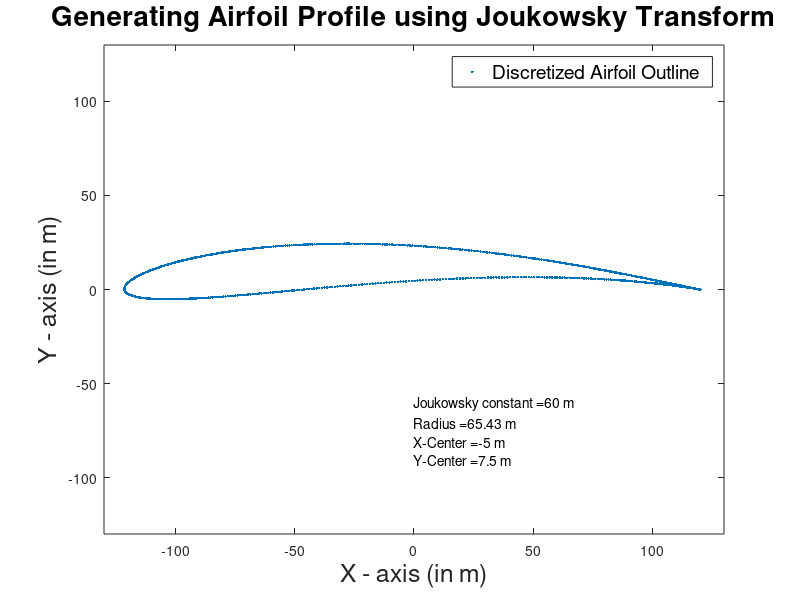

Write the MATLAB code that produced this figure. (Note: this script raises an error after producing the figure.)
clc
clear

%%%%%%%% Airfoil Profile generated according to Airfoil_joukowsky.m program %%%%%%%%
%%%%% Configuration %%%%%
r = 65.43;
c = 60;
C_x = -5;
C_y = 7.5;
%%%%%%%%%%%%%%%%%%%%%%%%%

%%%%% Tranform preparation %%%%%
th = 0:pi/360:2*pi;
cir = [r*cos(th)+C_x;r*sin(th)+C_y];
zeta = complex(cir(1,:),cir(2,:));

%%%%% Joukowsky Transform %%%%%
airfcom = zeta + c^2*zeta.^-1;
airf = [real(airfcom);imag(airfcom)];

%%%%% Airfoil Profile plot %%%%%
figure(1)
plot(airf(1,:),airf(2,:),'.')

%%%%% Plot Configuration %%%%%
title('Generating Airfoil Profile using Joukowsky Transform','FontSize',20);
legend('Discretized Airfoil Outline','FontSize',14);
xlabel('X - axis (in m)','FontSize',18);
ylabel('Y - axis (in m)','FontSize',18);
axis([-130 130 -130 130]);
cprint = strcat('Joukowsky constant = ',num2str(c),' m');
rprint = strcat('Radius = ',num2str(r),' m');
c_xprint = strcat('X-Center = ',num2str(C_x),' m');
c_yprint = strcat('Y-Center = ',num2str(C_y),' m');
t = text(0,-75,{cprint,rprint,c_xprint,c_yprint});
t.FontSize = 16
grid on
%%%%%%%%%%%%%%%%%%%%%%%%%%%%%%%%%%%%%%%%%%%%%%%%%%%%%%%%%%%%%%

%%%%%%%%%%%%%%%% Wing Design in 3-dimension %%%%%%%%%%%%%%%%%%

%%%%%%%%% Developing surface of a simple wing %%%%%%%%%%%%%%%

%%%%% Generating wing span %%%%%
airf_step = length(airf)-1;
airf_z_max = 700;
airf_z_min = -700;
airf_z_span = airf_z_max - airf_z_min;
airf_z = airf_z_min:airf_z_span/airf_step:airf_z_max;    
airf_3d = [airf;airf_z];

%%%%%%% Swapping y-z values to generate profile in x-z plane %%%%%%%
airf_x = airf_3d(1,:)'*ones(1,length(airf_3d));
airf_y = (airf_3d(3,:)'*ones(1,length(airf_3d)))';  % swap with z-values
airf_z = (airf_3d(2,:)'*ones(1,length(airf_3d)));   % swap with y-values

%%%%%%%%% 3d Wing Plot %%%%%%%%%
figure(2)
s=surf(airf_x,airf_y,airf_z);
%axis([-1500 1500 -1500 1500 -1500 1500]);
axis([-200 200 -1000 1000 -200 200])
s.EdgeColor = 'interp';
colormap winter
xlabel('X-axis (in m)', 'FontSize',18)
ylabel('Y-axis (in m)','FontSize',18)
zlabel('Z-axis (in m)','FontSize',18)
title('Surface generation of 3-d wing', 'FontSize',22)
grid on
hold on
